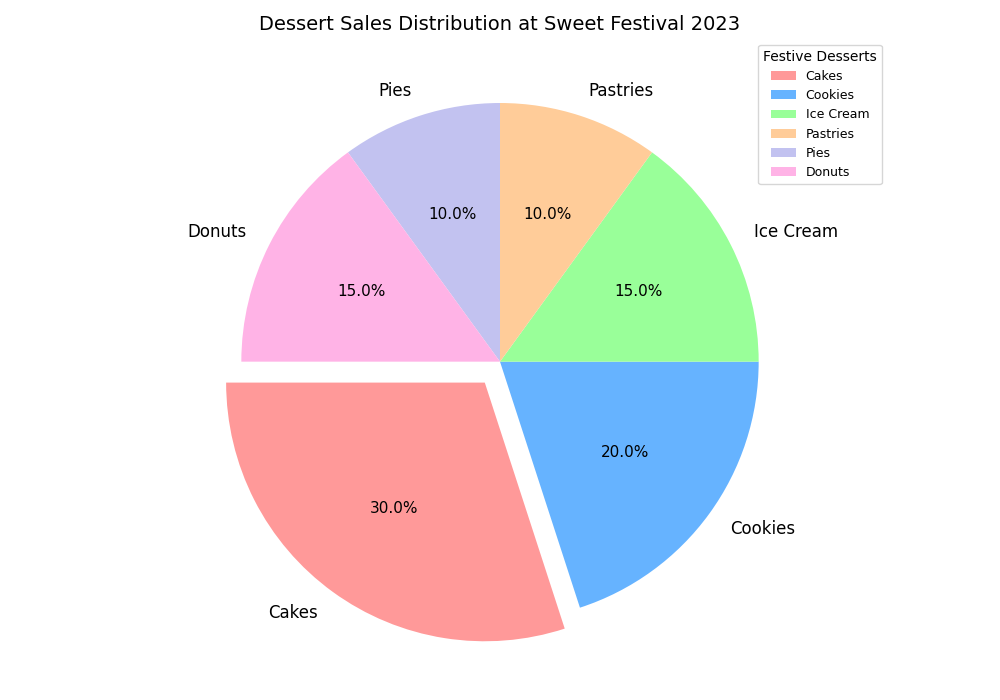

Source code (Python):
import matplotlib.pyplot as plt

# Desserts and their percentage share
desserts = ['Cakes', 'Cookies', 'Ice Cream', 'Pastries', 'Pies', 'Donuts']
sales_percentage = [30, 20, 15, 10, 10, 15]

# Colors for each dessert type
colors = ['#ff9999', '#66b3ff', '#99ff99', '#ffcc99', '#c2c2f0', '#ffb3e6']

# Explode the first segment (Cakes) for emphasis
explode = (0.1, 0, 0, 0, 0, 0)

# Create the pie chart
fig, ax = plt.subplots(figsize=(10, 7))
wedges, texts, autotexts = ax.pie(sales_percentage, labels=desserts, autopct='%1.1f%%', startangle=180,
                                  colors=colors, explode=explode, textprops=dict(color="black", fontsize=12))

# Altering the percentage text style inside the pie chart
plt.setp(autotexts, size=11, weight="medium")

# Set the title with a different style
ax.set_title("Dessert Sales Distribution at Sweet Festival 2023", fontsize=14, fontweight='medium')

# Add a legend with altered placement and title style
ax.legend(wedges, desserts, title="Festive Desserts", loc="upper right", bbox_to_anchor=(1.1, 1), fontsize=9)

# Alter the axis property for visual flair
ax.get_yaxis().set_visible(False)

# Add gridlines for segment distinction
ax.grid(color='gray', linestyle='--', linewidth=0.5, alpha=0.5)

# Adjust layout
plt.tight_layout()

plt.show()
